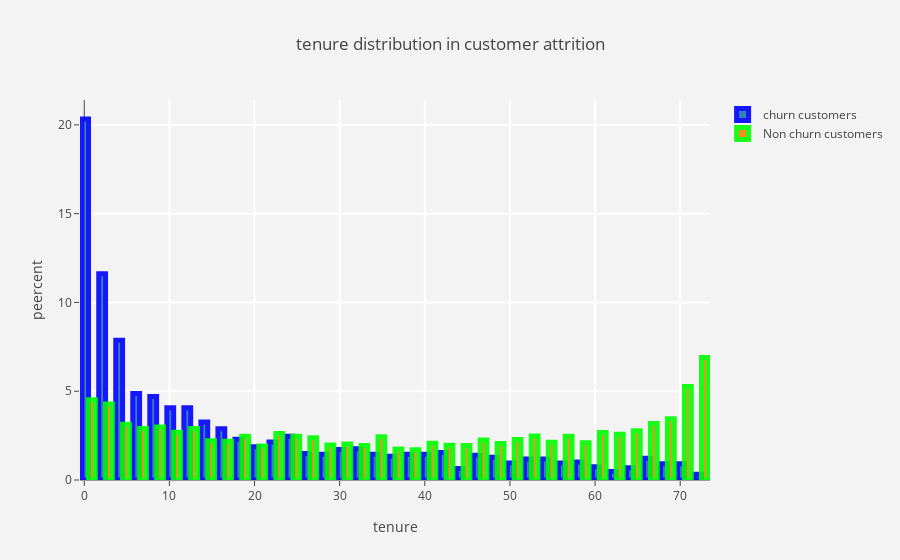
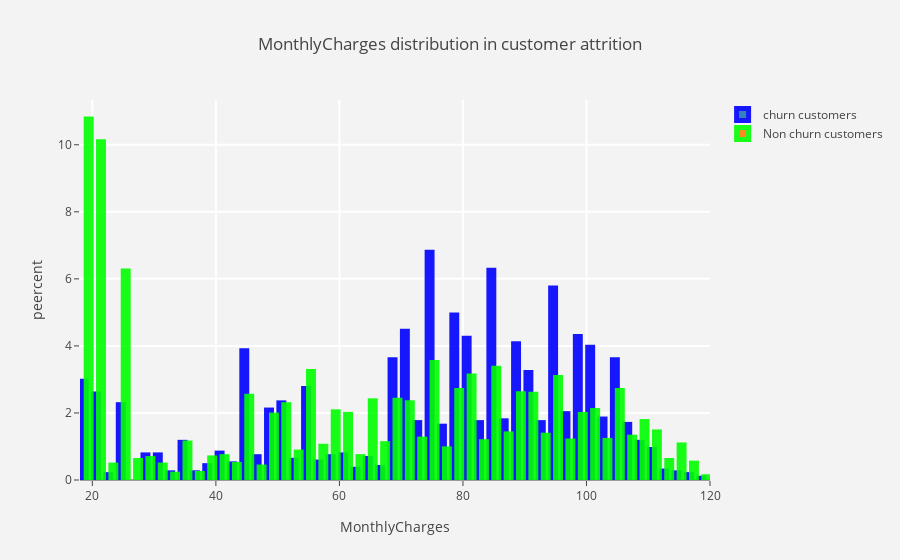

Notebook source saved alongside these figures, in order:
### Code cell
for i in num_cols:
    histogram(i)

### Figure 1 — Plotly figure (JSON) as saved in the notebook; plotly's stock layout.template omitted (floating-point values rounded to 4 significant figures; data arrays with more than 128 entries replaced by an {"elided": "..."} marker saying what was removed)
{"data": [{"histnorm": "percent", "marker": {"line": {"color": "blue", "width": 5}}, "name": "churn customers", "opacity": 0.9, "type": "histogram", "uid": "fce4bba2-de5d-11e8-a51a-dc5360ef185b", "x": {"elided": "1869 int values"}}, {"histnorm": "percent", "marker": {"line": {"color": "lime", "width": 5}}, "name": "Non churn customers", "opacity": 0.9, "type": "histogram", "uid": "fce4bba3-de5d-11e8-8332-dc5360ef185b", "x": {"elided": "5163 int values"}}], "layout": {"paper_bgcolor": "rgb(243,243,243)", "plot_bgcolor": "rgb(243,243,243)", "title": "tenure distribution in customer attrition", "xaxis": {"gridcolor": "rgb(255,255,255)", "gridwidth": 2, "ticklen": 5, "title": "tenure", "zerolinewidth": 1}, "yaxis": {"gridcolor": "rgb(255,255,255)", "gridwidth": 2, "ticklen": 5, "title": "peercent", "zerolinewidth": 1}}}

### Figure 2 — Plotly figure (JSON) as saved in the notebook; plotly's stock layout.template omitted (floating-point values rounded to 4 significant figures; data arrays with more than 128 entries replaced by an {"elided": "..."} marker saying what was removed)
{"data": [{"histnorm": "percent", "marker": {"line": {"color": "blue", "width": 5}}, "name": "churn customers", "opacity": 0.9, "type": "histogram", "uid": "fcfab6b4-de5d-11e8-a458-dc5360ef185b", "x": {"elided": "1869 float values"}}, {"histnorm": "percent", "marker": {"line": {"color": "lime", "width": 5}}, "name": "Non churn customers", "opacity": 0.9, "type": "histogram", "uid": "fcfab6b5-de5d-11e8-b44b-dc5360ef185b", "x": {"elided": "5163 float values"}}], "layout": {"paper_bgcolor": "rgb(243,243,243)", "plot_bgcolor": "rgb(243,243,243)", "title": "MonthlyCharges distribution in customer attrition", "xaxis": {"gridcolor": "rgb(255,255,255)", "gridwidth": 2, "ticklen": 5, "title": "MonthlyCharges", "zerolinewidth": 1}, "yaxis": {"gridcolor": "rgb(255,255,255)", "gridwidth": 2, "ticklen": 5, "title": "peercent", "zerolinewidth": 1}}}
